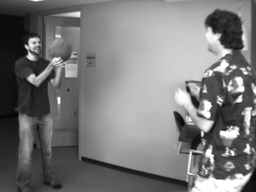
#> input picture PA2/ImageData/basketball1.png, 256 x 192 px, shrunk from 640 x 480 before the run
$ python LucaseKanade.py
#> lines starting #> are read from the running program, lines starting #| are printed output that depends on the picture
import math
import numpy as np
import scipy.signal as si
import math
from numpy import *
from PIL import Image
from PIL import ImageDraw
from scipy import signal

def draw(u, v, img):
	img = img.convert('RGB')
	draw = ImageDraw.Draw(img)
	for i in range(0, u.shape[0],5):
		for j in range(0, u.shape[1],5):
			if (u[i][j]**2 + v[i][j]**2)**0.5 > 2:
				draw.line( (i, j) + (i+u[i][j]*2, j+v[i][j]*2) , fill=255)
	img.show()

def derivative(img1, img2):
	x = np.array(([-1, 1], [-1, 1]))
	y = np.array(([-1, -1], [1, 1]))
	fx = si.convolve2d(img1, x, mode='same') + si.convolve2d(img2, x, mode='same')
	fy = si.convolve2d(img1, y, mode='same') + si.convolve2d(img2, y, mode='same')
	ft = si.convolve2d(img1, np.ones((2,2)), mode='same') + si.convolve2d(img2, -1 * np.ones((2,2)), mode='same')
	return fx, fy, ft


def LucasKanade(img1, img2, windowSize):
	fx, fy, ft = derivative(img1, img2)
	x, y = fx.shape
	w = (int)(windowSize/2)
	u = np.zeros((x, y))
	v = np.zeros((x, y))
	for i in range(w, x - w + 1):
		for j in range(w, y - w + 1):
			Ix = fx[i - w:i + w, j - w:j + w].flatten(order='F')
			Iy = fy[i - w:i + w, j - w:j + w].flatten(order='F')
			It = -ft[i - w:i + w, j - w:j + w].flatten(order='F')
			A = np.array([Ix, Iy]).T
			u[i][j], v[i][j] =  np.dot( np.dot( np.linalg.inv( np.dot(A.T, A) ), A.T), It)
			if math.isnan(u[i][j]) == True:
				u[i][j] = 0
			if math.isnan(v[i][j]) == True:
				v[i][j] = 0
	return u, v, ft

def gaussianKernel(sigma, kSize):
#> called with sigma = 1.5, kSize = 5
    center = (kSize - 1) / 2
    s2 = 2.0 * (sigma**2)
    g = np.zeros( (kSize, 1) )
    for i in range(kSize):
        x2 = (i - center)**2
        g[i] = (1/ ( pow((2*math.pi), 0.5) * sigma ) ) * exp( -x2/s2 )
    return g.T / g.sum()

def zoomedOut(u, v):
	zoomedOutU = np.zeros( ( u.shape[0]*2, u.shape[1]*2 ) )
	zoomedOutV = np.zeros( ( v.shape[0]*2, v.shape[1]*2 ) )
	for i in range(0, zoomedOutU.shape[0], 2):
		for j in range(0, zoomedOutU.shape[1], 2):
			zoomedOutU[i][j] = u[ (int)(i / 2) ][ (int)(j / 2) ]
			zoomedOutV[i][j] = v[ (int)(i / 2) ][ (int)(j / 2) ]
			#print((zoomedOutU[i][j], zoomedOutV[i][j]))
			zoomedOutU[i+1][j] = zoomedOutU[i][j]
			zoomedOutU[i+1][j+1] = zoomedOutU[i][j]
			zoomedOutU[i][j+1] = zoomedOutU[i][j]

			zoomedOutV[i+1][j] = zoomedOutV[i][j]
			zoomedOutV[i+1][j+1] = zoomedOutV[i][j]
			zoomedOutV[i][j+1] = zoomedOutV[i][j]

	return zoomedOutU, zoomedOutV

def zoomedIn(img):
	smallScale = np.zeros(((int)(img.shape[0]/2), (int)(img.shape[1]/2)))
	for i in range(0, img.shape[0], 2):
		for j in range(0, img.shape[1], 2):
			smallScale[(int)(i / 2)][(int)(j / 2)] = img[i, j]
	return smallScale

def main2(file1, file2, scaleTimes, g):

	img1 = Image.open(file1).convert('L')
	img2 = Image.open(file2).convert('L')
	imgArr1 = np.array(img1).T
	imgArr2 = np.array(img2).T
	smallScale1 = imgArr1
	smallScale2 = imgArr2

	for i in range(scaleTimes+1):
		smoothImg1 = si.convolve2d(smallScale1, g, mode='same')
		smoothImg2 = si.convolve2d(smallScale2, g, mode='same')
		smallScale1 = zoomedIn(smoothImg1)
		smallScale2 = zoomedIn(smoothImg2)

	u, v, ft = LucasKanade(smallScale1, smallScale2, 11)
	for i in range(scaleTimes+1):
		u, v = zoomedOut(u, v)
	draw(u, v, img2)


def main1(file1, file2):
	img1 = Image.open(file1).convert('L')
	img2 = Image.open(file2).convert('L')
	imgArr1 = np.array(img1).T
	imgArr2 = np.array(img2).T

	u, v, ft = LucasKanade(imgArr1, imgArr2, 21)
	draw(u, v, img2)

g = gaussianKernel(1.5, 5)
main2("../ImageData/basketball1.png", "../ImageData/basketball2.png", 0, g)
#> in main2, img1 is the input picture: PIL image 256x192 L; min 4, max 255, mean 120.3
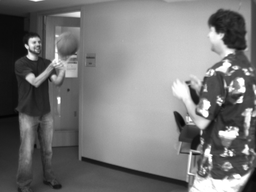
#> input picture PA2/ImageData/basketball2.png, 256 x 192 px, shrunk from 640 x 480 before the run
#> in main2, img2 is the input picture: PIL image 256x192 L; min 4, max 255, mean 119.9
main2("../ImageData/grove1.png", "../ImageData/grove2.png", 0, g)
#> call 2 of main2, with file1 = '../ImageData/grove1.png', file2 = '../ImageData/grove2.png', scaleTimes = 0, g = array of shape (1, 5)
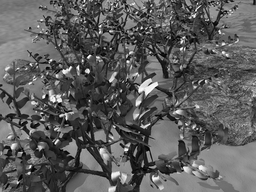
#> input picture PA2/ImageData/grove1.png, 256 x 192 px, shrunk from 640 x 480 before the run
#> in main2, img1 is the input picture: PIL image 256x192 L; min 0, max 255, mean 92.3
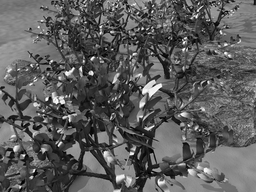
#> input picture PA2/ImageData/grove2.png, 256 x 192 px, shrunk from 640 x 480 before the run
#> in main2, img2 is the input picture: PIL image 256x192 L; min 0, max 255, mean 92
main1("../ImageData/basketball1.png", "../ImageData/basketball2.png")
#> call 3 of LucasKanade, with windowSize = 21
#> after the loop in LucasKanade (call 3), `for i in range(w, x - w + 1):`:
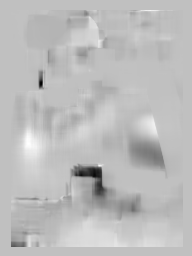
#> u: shape (256, 192) float64; min -5.62, max 1.82, mean -0.116; drawn with min black and max white
#> after the loop in LucasKanade (call 3), `for i in range(w, x - w + 1):`:
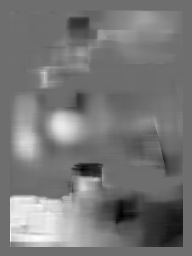
#> v: shape (256, 192) float64; min -2.82, max 3.71, mean 0.229; drawn with min black and max white
main1("../ImageData/grove1.png", "../ImageData/grove2.png")
#> call 4 of LucasKanade, with windowSize = 21
#> after the loop in LucasKanade (call 4), `for i in range(w, x - w + 1):`:
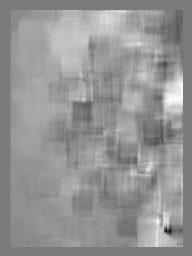
#> u: shape (256, 192) float64; min -1.57, max 1.66, mean 0.321; drawn with min black and max white
#> after the loop in LucasKanade (call 4), `for i in range(w, x - w + 1):`:
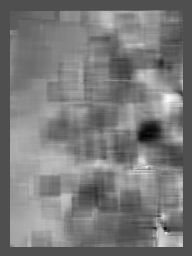
#> v: shape (256, 192) float64; min -1.01, max 2.23, mean 0.546; drawn with min black and max white
